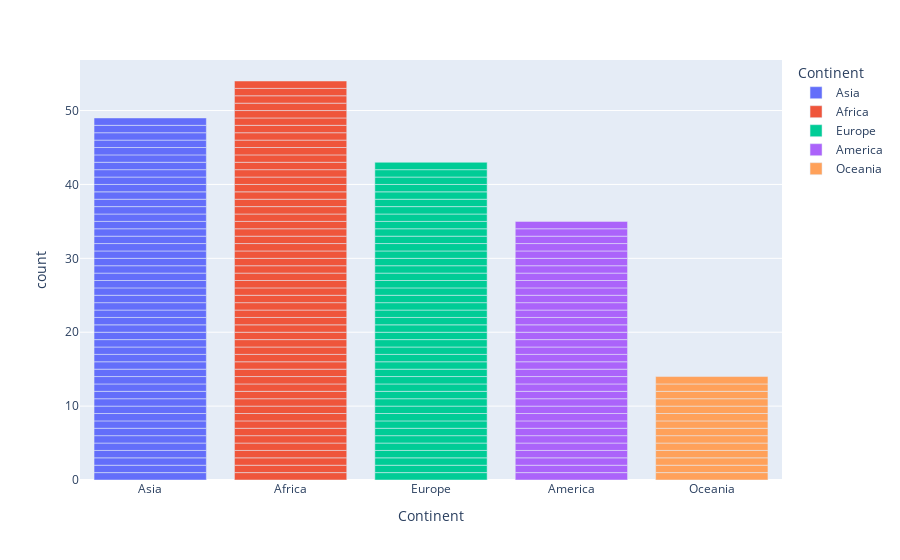

The cell this chart's notebook holds for it:
### Markdown cell above
# BAR PLOT

### Code cell
px.bar(df,x="Continent",color="Continent")

### Figure 1 — Plotly figure (JSON) as saved in the notebook; plotly's stock layout.template omitted (floating-point values rounded to 4 significant figures)
{"data": [{"alignmentgroup": "True", "hovertemplate": "Continent=%{x}<br>count=%{y}<extra></extra>", "legendgroup": "Asia", "marker": {"color": "#636efa", "pattern": {"shape": ""}}, "name": "Asia", "offsetgroup": "Asia", "orientation": "v", "showlegend": true, "textposition": "auto", "type": "bar", "x": ["Asia", "Asia", "Asia", "Asia", "Asia", "Asia", "Asia", "Asia", "Asia", "Asia", "Asia", "Asia", "Asia", "Asia", "Asia", "Asia", "Asia", "Asia", "Asia", "Asia", "Asia", "Asia", "Asia", "Asia", "Asia", "Asia", "Asia", "Asia", "Asia", "Asia", "Asia", "Asia", "Asia", "Asia", "Asia", "Asia", "Asia", "Asia", "Asia", "Asia", "Asia", "Asia", "Asia", "Asia", "Asia", "Asia", "Asia", "Asia", "Asia"], "xaxis": "x", "y": [1, 1, 1, 1, 1, 1, 1, 1, 1, 1, 1, 1, 1, 1, 1, 1, 1, 1, 1, 1, 1, 1, 1, 1, 1, 1, 1, 1, 1, 1, 1, 1, 1, 1, 1, 1, 1, 1, 1, 1, 1, 1, 1, 1, 1, 1, 1, 1, 1], "yaxis": "y"}, {"alignmentgroup": "True", "hovertemplate": "Continent=%{x}<br>count=%{y}<extra></extra>", "legendgroup": "Africa", "marker": {"color": "#EF553B", "pattern": {"shape": ""}}, "name": "Africa", "offsetgroup": "Africa", "orientation": "v", "showlegend": true, "textposition": "auto", "type": "bar", "x": ["Africa", "Africa", "Africa", "Africa", "Africa", "Africa", "Africa", "Africa", "Africa", "Africa", "Africa", "Africa", "Africa", "Africa", "Africa", "Africa", "Africa", "Africa", "Africa", "Africa", "Africa", "Africa", "Africa", "Africa", "Africa", "Africa", "Africa", "Africa", "Africa", "Africa", "Africa", "Africa", "Africa", "Africa", "Africa", "Africa", "Africa", "Africa", "Africa", "Africa", "Africa", "Africa", "Africa", "Africa", "Africa", "Africa", "Africa", "Africa", "Africa", "Africa", "Africa", "Africa", "Africa", "Africa"], "xaxis": "x", "y": [1, 1, 1, 1, 1, 1, 1, 1, 1, 1, 1, 1, 1, 1, 1, 1, 1, 1, 1, 1, 1, 1, 1, 1, 1, 1, 1, 1, 1, 1, 1, 1, 1, 1, 1, 1, 1, 1, 1, 1, 1, 1, 1, 1, 1, 1, 1, 1, 1, 1, 1, 1, 1, 1], "yaxis": "y"}, {"alignmentgroup": "True", "hovertemplate": "Continent=%{x}<br>count=%{y}<extra></extra>", "legendgroup": "Europe", "marker": {"color": "#00cc96", "pattern": {"shape": ""}}, "name": "Europe", "offsetgroup": "Europe", "orientation": "v", "showlegend": true, "textposition": "auto", "type": "bar", "x": ["Europe", "Europe", "Europe", "Europe", "Europe", "Europe", "Europe", "Europe", "Europe", "Europe", "Europe", "Europe", "Europe", "Europe", "Europe", "Europe", "Europe", "Europe", "Europe", "Europe", "Europe", "Europe", "Europe", "Europe", "Europe", "Europe", "Europe", "Europe", "Europe", "Europe", "Europe", "Europe", "Europe", "Europe", "Europe", "Europe", "Europe", "Europe", "Europe", "Europe", "Europe", "Europe", "Europe"], "xaxis": "x", "y": [1, 1, 1, 1, 1, 1, 1, 1, 1, 1, 1, 1, 1, 1, 1, 1, 1, 1, 1, 1, 1, 1, 1, 1, 1, 1, 1, 1, 1, 1, 1, 1, 1, 1, 1, 1, 1, 1, 1, 1, 1, 1, 1], "yaxis": "y"}, {"alignmentgroup": "True", "hovertemplate": "Continent=%{x}<br>count=%{y}<extra></extra>", "legendgroup": "America", "marker": {"color": "#ab63fa", "pattern": {"shape": ""}}, "name": "America", "offsetgroup": "America", "orientation": "v", "showlegend": true, "textposition": "auto", "type": "bar", "x": ["America", "America", "America", "America", "America", "America", "America", "America", "America", "America", "America", "America", "America", "America", "America", "America", "America", "America", "America", "America", "America", "America", "America", "America", "America", "America", "America", "America", "America", "America", "America", "America", "America", "America", "America"], "xaxis": "x", "y": [1, 1, 1, 1, 1, 1, 1, 1, 1, 1, 1, 1, 1, 1, 1, 1, 1, 1, 1, 1, 1, 1, 1, 1, 1, 1, 1, 1, 1, 1, 1, 1, 1, 1, 1], "yaxis": "y"}, {"alignmentgroup": "True", "hovertemplate": "Continent=%{x}<br>count=%{y}<extra></extra>", "legendgroup": "Oceania", "marker": {"color": "#FFA15A", "pattern": {"shape": ""}}, "name": "Oceania", "offsetgroup": "Oceania", "orientation": "v", "showlegend": true, "textposition": "auto", "type": "bar", "x": ["Oceania", "Oceania", "Oceania", "Oceania", "Oceania", "Oceania", "Oceania", "Oceania", "Oceania", "Oceania", "Oceania", "Oceania", "Oceania", "Oceania"], "xaxis": "x", "y": [1, 1, 1, 1, 1, 1, 1, 1, 1, 1, 1, 1, 1, 1], "yaxis": "y"}], "layout": {"barmode": "relative", "legend": {"title": {"text": "Continent"}, "tracegroupgap": 0}, "margin": {"t": 60}, "xaxis": {"anchor": "y", "categoryarray": ["Asia", "Africa", "Europe", "America", "Oceania"], "categoryorder": "array", "domain": [0, 1], "title": {"text": "Continent"}}, "yaxis": {"anchor": "x", "domain": [0, 1], "title": {"text": "count"}}}}
